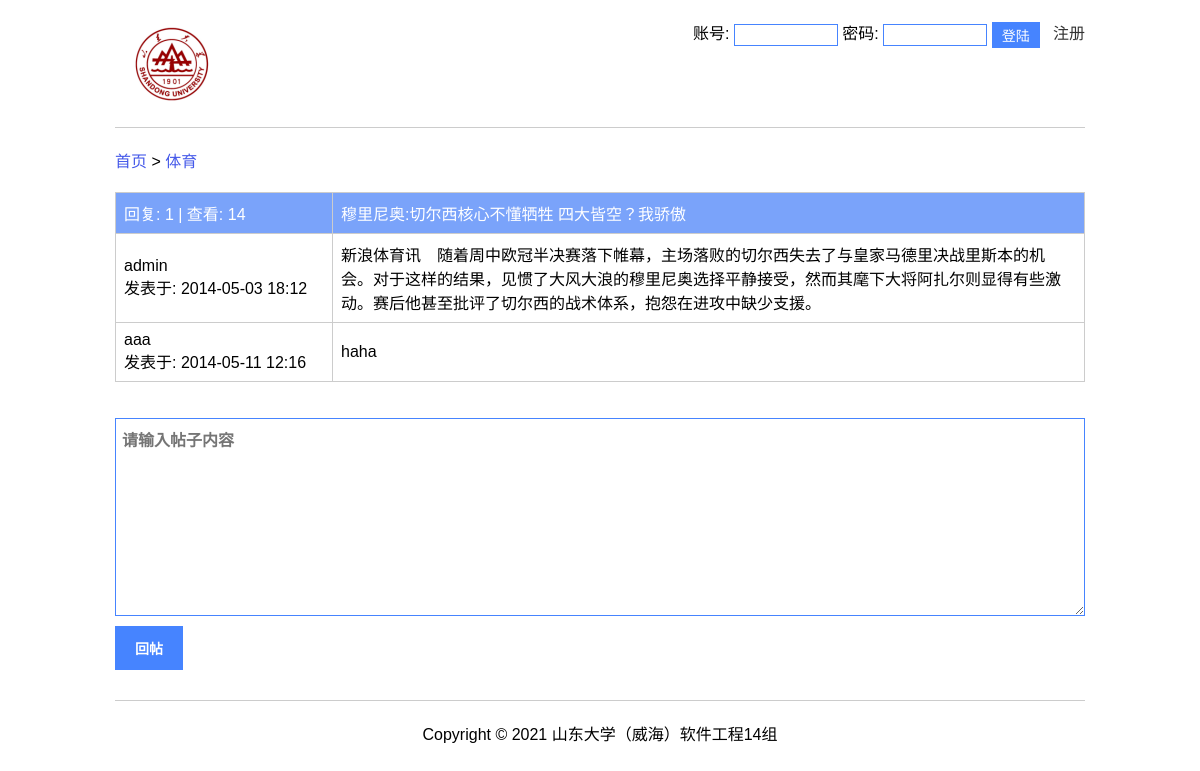
The page /post_detail.php?board=体育&id=2 on the database its author committed.
### tables this page shows
CREATE TABLE IF NOT EXISTS `t_post` (
  `id` int(11) NOT NULL AUTO_INCREMENT,
  `pid` int(11) DEFAULT NULL,
  `board_name` varchar(100) NOT NULL,
  `uid` int(11) NOT NULL,
  `title` varchar(200) DEFAULT NULL,
  `content` text NOT NULL,
  `write_time` varchar(30) NOT NULL,
  `see_count` int(11) NOT NULL,
  PRIMARY KEY (`id`),
  KEY `FK_contain` (`board_name`),
  KEY `FK_father_child` (`pid`),
  KEY `FK_write_post` (`uid`)
);

CREATE TABLE IF NOT EXISTS `t_user` (
  `uid` int(11) NOT NULL AUTO_INCREMENT,
  `username` varchar(50) NOT NULL,
  `password` varchar(60) NOT NULL,
  `permission` varchar(20) DEFAULT NULL,
  PRIMARY KEY (`uid`)
);

### post_detail.php (called while the page is built, shortened)
<?php
	require_once("./modules/post.php");
	$post_id = $_GET['id'];
	$reply_count = get_reply_count($post_id);
	$see_count = get_see_count($post_id);
	$posts = get_one_post_and_replys($post_id);
	require_once('./pages/post_reply.php');
?>

### includes/db.php (called while the page is built, shortened)
<?php
	function exe_sql($sql) {
		$conn = mysqli_connect(DB_HOST, DB_USERNAME, DB_PASSWORD, DB_NAME);
		mysqli_set_charset($conn, "utf8");
		$result = mysqli_query($conn, $sql);
		if (is_bool($result)) {
			$data = mysqli_affected_rows($conn);
		} else {
			$data = array();
			while (($row = mysqli_fetch_assoc($result))) {
				$data[] = $row;
			}
		}
		return $data;
	}
?>

### modules/post.php (called while the page is built, shortened)
<?php
	require_once('./includes/db.php');
	function get_reply_count($post_id) {
		$sql = "select count(id) as reply_cnt from t_post where pid = $post_id";
		$r = exe_sql($sql);
		return $r[0]['reply_cnt'];
	}
	function get_see_count($post_id) {
		$sql = "select see_count from t_post where id = $post_id";
		$r = exe_sql($sql);
		return $r[0]['see_count'];
	}
	function get_one_post_and_replys($post_id) {
		$sql = "
			select title, content, username, write_time
			from t_post
			left join t_user on t_post.uid = t_user.uid
			where t_post.id = $post_id or t_post.pid = $post_id
			order by t_post.write_time
		";
		$posts = exe_sql($sql);
		return $posts;
	}
?>

### pages/post_reply.php (the view, shortened to what this page needs)
<?php require_once('_header.php'); ?>
	<div class="main">
		<table border="1">
			<thead>
				<tr>
					<td width="200"><?php echo '回复: ' . $reply_count . ' | 查看: ' . $see_count; ?></td>
					<td width="*"><?php echo $posts[0]['title'] ?></td>
				</tr>
			</thead>
			<tbody>
				<?php
					foreach ($posts as $post) {
						echo '<tr>';
						echo '<td>' . $post['username'] . '<br />发表于: ' . $post['write_time'] . '</td>';
						echo '<td>' . $post['content'] . '</td>';
						echo '</tr>';
					}
				?>
			</tbody>
		</table>
		<br>
		<br>
		<form action="" method="post">
			<textarea name="content" id="" cols="100" rows="10" placeholder="请输入帖子内容"></textarea><br>
			<input type="submit" name="reply_post" value="回帖">
		</form>
	</div>
<?php require_once('_footer.php'); ?>

### pages/css/style.css (style rules this page uses)
html { overflow-y: scroll; font-family: Arial,Helvetica,sans-serif, "宋体"; }
body, table, tr, td, input { margin: 0; padding: 0; }
table { border-collapse: collapse; width: 100%; border-color: #ccc; }
table td { padding: 8px; border: 1px solid #ccc; }
table thead td { color: #fff; background: #7aa3fa; }
input[type=text], textarea { width: 962px; vertical-align: middle; padding: 8px 0px 8px 6px; font-size: 16px; font-weight: bold; outline: none; border: 1px solid #4684ff; margin-bottom: 10px; }
input[type=submit] { outline: none; border: none; padding: 12px 20px; color: #fff; background: #4684ff; cursor: pointer; vertical-align: middle; font-weight: bold; font-size: 14px; margin-bottom: 10px; }

### rows shown on the page
t_post: see_count "14", title "穆里尼奥:切尔西核心不懂牺牲 四大皆空？我骄傲", uid.username "admin", write_time "2014-05-03 18:12", content "新浪体育讯 随着周中欧冠半决赛落下帷幕，主场落败的切尔西失去了与皇家马德里决战里斯本的机会。对于这样的结果，见惯了大风大浪的穆里尼奥选择平静接受，然而其麾下大将阿扎尔则显得有些激动。赛后他甚至批评了切尔西的战术体系，抱怨在进攻中缺少支援。"
t_post: uid.username "aaa", write_time "2014-05-11 12:16", content "haha"

### other values the page prints
$board_name "体育"
$reply_count "1"
